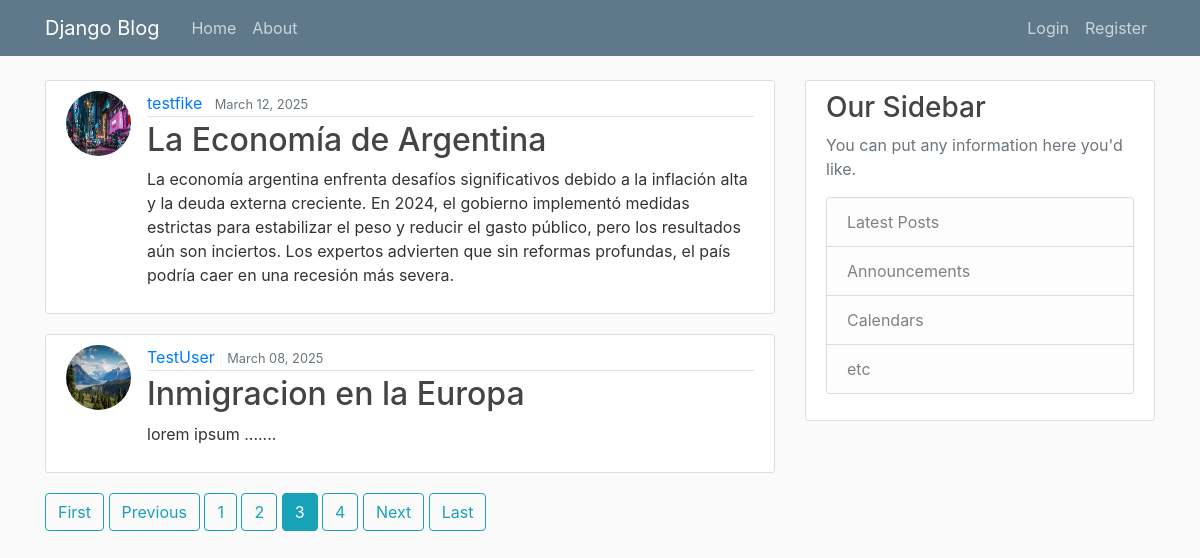
/?page=3, run on the app's committed database.
### myblog/models.py (models this page shows, shortened)
class Post(models.Model):
    title = models.CharField(max_length=100)
    content = models.TextField()
    date_posted = models.DateTimeField(default=timezone.now)
    author = models.ForeignKey(User, on_delete=models.CASCADE)

### users/models.py (models this page shows, shortened)
class Profile(models.Model):
    user = models.OneToOneField(User, on_delete=models.CASCADE)
    image = models.ImageField(default='default.jpg', upload_to='profile_pics')

### myblog/views.py (the view)
# urls.py: path("", views.PostListView.as_view(), name='home'),
class PostListView(ListView):
    model = Post
    template_name = 'myblog/home.html'
    context_object_name = 'posts'
    ordering = ['-date_posted']
    paginate_by = 2

### myblog/templates/myblog/home.html
{% extends "myblog/base.html" %}
{% block content %}
    {% for post in posts %}
    <article class="media content-section">
      <img src="{{ post.author.profile.image.url }}" class="rounded-circle article-img" alt="">
        <div class="media-body">
          <div class="article-metadata">
            <a class="mr-2" href="{% url 'myblog:users-posts' post.author.username %}">{{ post.author }}</a>
            <small class="text-muted">{{ post.date_posted|date:"F d, Y" }}</small>
          </div>
        <h2><a class="article-title" href="{% url 'myblog:post-detail' post.id %}">{{ post.title }}</a></h2>
          <p class="article-content">{{ post.content }}</p>
        </div>
      </article>
    {% endfor %}
    {% if is_paginated %}
      {% if page_obj.has_previous %}
        <a class="btn btn-outline-info mb-4" href="?page=1">First</a>
        <a class="btn btn-outline-info mb-4" href="?page={{ page_obj.previous_page_number }}">Previous</a>
      {% endif %}
      {% for num in page_obj.paginator.page_range %}
        {% if page_obj.number == num %}
        <a class="btn btn-info mb-4" href="?page={{ num }}">{{ num }}</a>
        {% elif num > page_obj.number|add:'-3' and num < page_obj.number|add:'3' %}
        <a class="btn btn-outline-info mb-4" href="?page={{ num }}">{{ num }}</a>
        {% endif %}
      {% endfor %}
      {% if page_obj.has_next %}
        <a class="btn btn-outline-info mb-4" href="?page={{ page_obj.next_page_number }}">Next</a>
        <a class="btn btn-outline-info mb-4" href="?page={{ page_obj.paginator.num_pages }}">Last</a>
      {% endif %}
    {% endif %}
{% endblock content %}

### myblog/templates/myblog/base.html (shortened to what this page needs)
{% load static %}
<!DOCTYPE html>
<html lang="en">
<head>
    <link rel="stylesheet" href="https://cdn.jsdelivr.net/npm/bootstrap@4.0.0/dist/css/bootstrap.min.css">
    <link rel="stylesheet" type="text/css" href="{% static 'myblog/main.css' %}">
</head>
<body>
    <header class="site-header">
        <nav class="navbar navbar-expand-md navbar-dark bg-steel fixed-top">
          <div class="container">
            <a class="navbar-brand mr-4" href="{% url 'myblog:home' %}">Django Blog</a>
            <div class="collapse navbar-collapse" id="navbarToggle">
              <div class="navbar-nav mr-auto">
                <a class="nav-item nav-link" href="{% url 'myblog:home' %}">Home</a>
                <a class="nav-item nav-link" href="{% url 'myblog:about' %}">About</a>
              </div>
              <div class="navbar-nav">
                {% if user.is_authenticated %}
                  <a class="nav-item nav-link" href="{% url 'myblog:post-create' %}">New Post</a>
                  <a class="nav-item nav-link" href="{% url 'profile' %}">Profile</a>
                  <form id="logout-form" action="{% url 'logout' %}" method="post" style="display: none;">
                    {% csrf_token %}
                  </form>
                  <a class="nav-item nav-link" href="#" onclick="document.getElementById('logout-form').submit();">Logout</a>
                {% else %}
                  <a class="nav-item nav-link" href="{% url 'login' %}">Login</a>
                  <a class="nav-item nav-link" href="{% url 'register' %}">Register</a>
                {% endif %}
              </div>
            </div>
          </div>
        </nav>
      </header>
      <main role="main" class="container">
        <div class="row">
          <div class="col-md-8">
            {% block content %}{% endblock %}
          </div>
          <div class="col-md-4">
            <div class="content-section">
              <h3>Our Sidebar</h3>
              <p class='text-muted'>You can put any information here you'd like.
                <ul class="list-group">
                  <li class="list-group-item list-group-item-light">Latest Posts</li>
                  <li class="list-group-item list-group-item-light">Announcements</li>
                  <li class="list-group-item list-group-item-light">Calendars</li>
                  <li class="list-group-item list-group-item-light">etc</li>
                </ul>
              </p>
            </div>
          </div>
        </div>
      </main>
    </body>
</html>

### myblog/static/myblog/main.css (style rules this page uses)
body { background: #fafafa; color: #333333; margin-top: 5rem; }
h1, h2, h3, h4, h5, h6 { color: #444444; }
ul { margin: 0; }
.bg-steel { background-color: #5f788a; }
.site-header .navbar-nav .nav-link { color: #cbd5db; }
.content-section { background: #ffffff; padding: 10px 20px; border: 1px solid #dddddd; border-radius: 3px; margin-bottom: 20px; }
.article-title { color: #444444; }
.article-content { white-space: pre-line; }
.article-img { height: 65px; width: 65px; margin-right: 16px; }
.article-metadata { padding-bottom: 1px; margin-bottom: 4px; border-bottom: 1px solid #e3e3e3 }

### data on the page
Post: author.profile.image (picture), author "testfike", date_posted "March 12, 2025", title "La Economía de Argentina", content "La economía argentina enfrenta desafíos significativos debido a la inflación alta y la deuda externa creciente. En 2024, el gobierno implementó medidas estrictas para estabilizar el peso y reducir el gasto público, pero los resultados aún son inciertos. Los expertos advierten que sin reformas profundas, el país podría caer en una recesión más severa."
Post: author.profile.image (placeholder picture), author "TestUser", date_posted "March 08, 2025", title "Inmigracion en la Europa", content "lorem ipsum ......."

### other printed values
{{ num }} "1" "2" "4"
{{ num }} "3"
